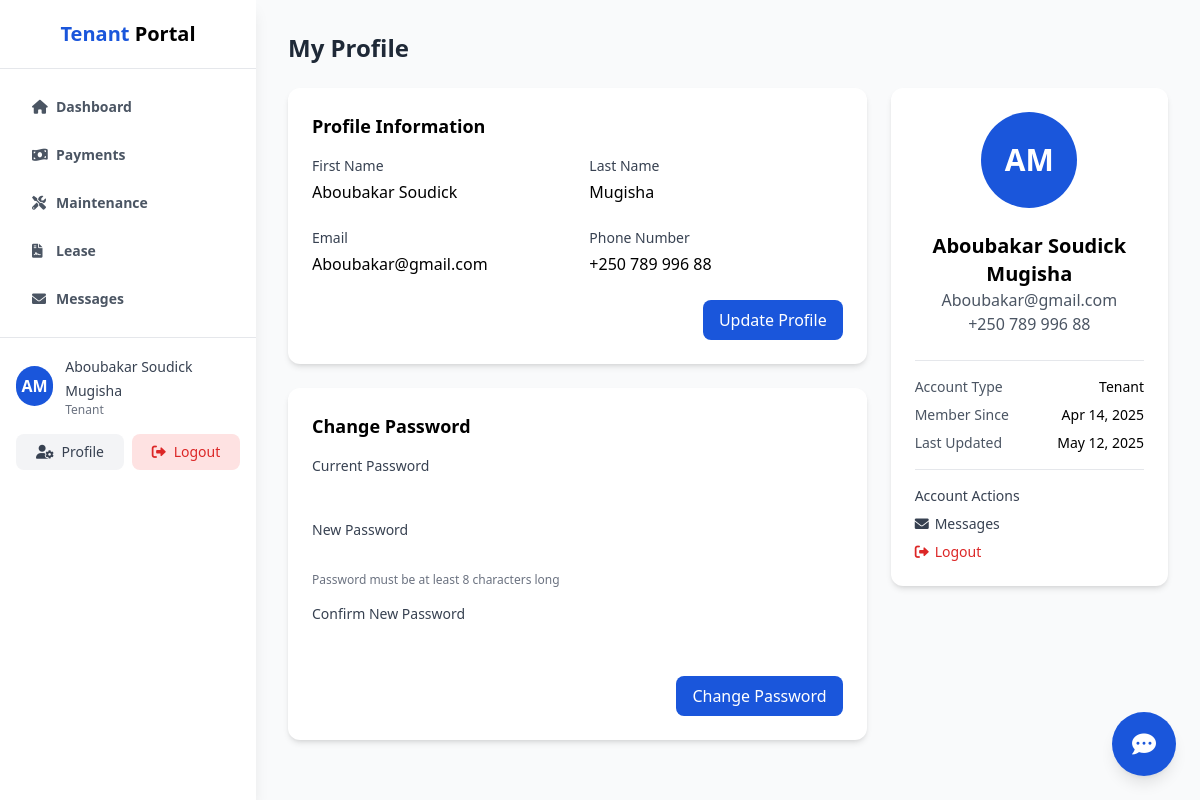
Page /tenant/profile.php (signed in) on the committed database.
### tables this page shows
CREATE TABLE IF NOT EXISTS users (
    user_id INT AUTO_INCREMENT PRIMARY KEY,
    email VARCHAR(100) UNIQUE NOT NULL,
    password VARCHAR(255) NOT NULL,
    first_name VARCHAR(50) NOT NULL,
    last_name VARCHAR(50) NOT NULL,
    phone VARCHAR(20),
    role ENUM('landlord', 'tenant') NOT NULL,
    created_at TIMESTAMP DEFAULT CURRENT_TIMESTAMP,
    updated_at TIMESTAMP DEFAULT CURRENT_TIMESTAMP ON UPDATE CURRENT_TIMESTAMP
);

### tenant/profile.php (the view, shortened to what this page needs)
<?php
require_once '../includes/functions.php';
$userId = $_SESSION['user_id'];
$stmt = $pdo->prepare("
    SELECT * FROM users
    WHERE user_id = ? AND role = 'tenant'
");
$stmt->execute([$userId]);
$tenant = $stmt->fetch();
?>
<!DOCTYPE html>
<html lang="en">
<head>
    <script src="https://cdn.tailwindcss.com"></script>
    <link rel="stylesheet" href="https://cdnjs.cloudflare.com/ajax/libs/font-awesome/6.0.0/css/all.min.css">
</head>
<body class="bg-gray-50">
    <?php include 'tenant_sidebar.php'; ?>
    <div class="ml-64 p-8">
        <h2 class="text-2xl font-bold text-gray-800 mb-6">My Profile</h2>
        <div class="grid grid-cols-1 md:grid-cols-3 gap-6">
            <div class="md:col-span-2">
                <div class="bg-white rounded-xl shadow-md p-6 mb-6">
                    <h3 class="text-lg font-semibold mb-4">Profile Information</h3>
                    <form method="POST" action="profile.php">
                        <div class="grid grid-cols-1 md:grid-cols-2 gap-6">
                            <div>
                                <label for="first_name" class="block text-sm font-medium text-gray-700 mb-1">First Name</label>
                                <input
                                    type="text"
                                    id="first_name"
                                    name="first_name"
                                    value="<?php echo htmlspecialchars($tenant['first_name']); ?>"
                                    class="w-full rounded-lg border-gray-300 focus:border-primary focus:ring-primary"
                                    required
                                >
                            </div>
                            <div>
                                <label for="last_name" class="block text-sm font-medium text-gray-700 mb-1">Last Name</label>
                                <input
                                    type="text"
                                    id="last_name"
                                    name="last_name"
                                    value="<?php echo htmlspecialchars($tenant['last_name']); ?>"
                                    class="w-full rounded-lg border-gray-300 focus:border-primary focus:ring-primary"
                                    required
                                >
                            </div>
                            <div>
                                <label for="email" class="block text-sm font-medium text-gray-700 mb-1">Email</label>
                                <input
                                    type="email"
                                    id="email"
                                    name="email"
                                    value="<?php echo htmlspecialchars($tenant['email']); ?>"
                                    class="w-full rounded-lg border-gray-300 focus:border-primary focus:ring-primary"
                                    required
                                >
                            </div>
                            <div>
                                <label for="phone" class="block text-sm font-medium text-gray-700 mb-1">Phone Number</label>
                                <input
                                    type="tel"
                                    id="phone"
                                    name="phone"
                                    value="<?php echo htmlspecialchars($tenant['phone']); ?>"
                                    class="w-full rounded-lg border-gray-300 focus:border-primary focus:ring-primary"
                                >
                            </div>
                        </div>
                        <div class="flex justify-end mt-6">
                            <button
                                type="submit"
                                name="update_profile"
                                class="px-4 py-2 bg-primary text-white rounded-lg hover:bg-blue-700"
                            >
                                Update Profile
                            </button>
                        </div>
                    </form>
                </div>
                <div class="bg-white rounded-xl shadow-md p-6">
                    <h3 class="text-lg font-semibold mb-4">Change Password</h3>
                    <form method="POST" action="profile.php">
                        <div class="space-y-4">
                            <div>
                                <label for="current_password" class="block text-sm font-medium text-gray-700 mb-1">Current Password</label>
                                <input
                                    type="password"
                                    id="current_password"
                                    name="current_password"
                                    class="w-full rounded-lg border-gray-300 focus:border-primary focus:ring-primary"
                                    required
                                >
                            </div>
                            <div>
                                <label for="new_password" class="block text-sm font-medium text-gray-700 mb-1">New Password</label>
                                <input
                                    type="password"
                                    id="new_password"
                                    name="new_password"
                                    class="w-full rounded-lg border-gray-300 focus:border-primary focus:ring-primary"
                                    required
                                >
                                <p class="text-xs text-gray-500 mt-1">Password must be at least 8 characters long</p>
                            </div>
                            <div>
                                <label for="confirm_password" class="block text-sm font-medium text-gray-700 mb-1">Confirm New Password</label>
                                <input
                                    type="password"
                                    id="confirm_password"
                                    name="confirm_password"
                                    class="w-full rounded-lg border-gray-300 focus:border-primary focus:ring-primary"
                                    required
                                >
                            </div>
                        </div>
                        <div class="flex justify-end mt-6">
                            <button
                                type="submit"
                                name="change_password"
                                class="px-4 py-2 bg-primary text-white rounded-lg hover:bg-blue-700"
                            >
                                Change Password
                            </button>
                        </div>
                    </form>
                </div>
            </div>
            <div>
                <div class="bg-white rounded-xl shadow-md p-6">
                    <div class="flex items-center justify-center mb-6">
                        <div class="w-24 h-24 rounded-full bg-primary flex items-center justify-center text-white text-3xl font-bold">
                            <?php echo strtoupper(substr($tenant['first_name'], 0, 1) . substr($tenant['last_name'], 0, 1)); ?>
                        </div>
                    </div>
                    <div class="text-center mb-6">
                        <h3 class="text-xl font-semibold"><?php echo htmlspecialchars($tenant['first_name'] . ' ' . $tenant['last_name']); ?></h3>
                        <p class="text-gray-600"><?php echo htmlspecialchars($tenant['email']); ?></p>
                        <?php if ($tenant['phone']): ?>
                            <p class="text-gray-600"><?php echo htmlspecialchars($tenant['phone']); ?></p>
                        <?php endif; ?>
                    </div>
                    <div class="border-t pt-4">
                        <div class="flex justify-between items-center mb-2">
                            <span class="text-sm text-gray-600">Account Type</span>
                            <span class="text-sm font-medium">Tenant</span>
                        </div>
                        <div class="flex justify-between items-center mb-2">
                            <span class="text-sm text-gray-600">Member Since</span>
                            <span class="text-sm font-medium"><?php echo date('M j, Y', strtotime($tenant['created_at'])); ?></span>
                        </div>
                        <div class="flex justify-between items-center">
                            <span class="text-sm text-gray-600">Last Updated</span>
                            <span class="text-sm font-medium"><?php echo date('M j, Y', strtotime($tenant['updated_at'])); ?></span>
                        </div>
                    </div>
                    <div class="border-t mt-4 pt-4">
                        <h4 class="text-sm font-medium text-gray-700 mb-2">Account Actions</h4>
                        <div class="space-y-2">
                            <a href="messages.php" class="flex items-center text-sm text-gray-700 hover:text-primary">
                                <i class="fas fa-envelope w-5"></i>
                                <span>Messages</span>
                            </a>
                            <a href="../logout.php" class="flex items-center text-sm text-red-600 hover:text-red-800">
                                <i class="fas fa-sign-out-alt w-5"></i>
                                <span>Logout</span>
                            </a>
                        </div>
                    </div>
                </div>
            </div>
        </div>
    </div>
</body>
</html>

### rows in the picture
users: first_name "Aboubakar Soudick", last_name "Mugisha", email "Aboubakar@gmail.com", phone "+250 789 996 88", first_name+last_name "AM", first_name+last_name "Aboubakar Soudick Mugisha", created_at "Apr 14, 2025", updated_at "May 12, 2025"

### other values in the picture
substr($_SESSION['first_name'], 0, 1) "A"
substr($_SESSION['last_name'], 0, 1) "M"
$_SESSION['first_name'] . ' ' . $_SESSION['last_name'] "Aboubakar Soudick Mugisha"
$_SESSION['role'] "Tenant"
